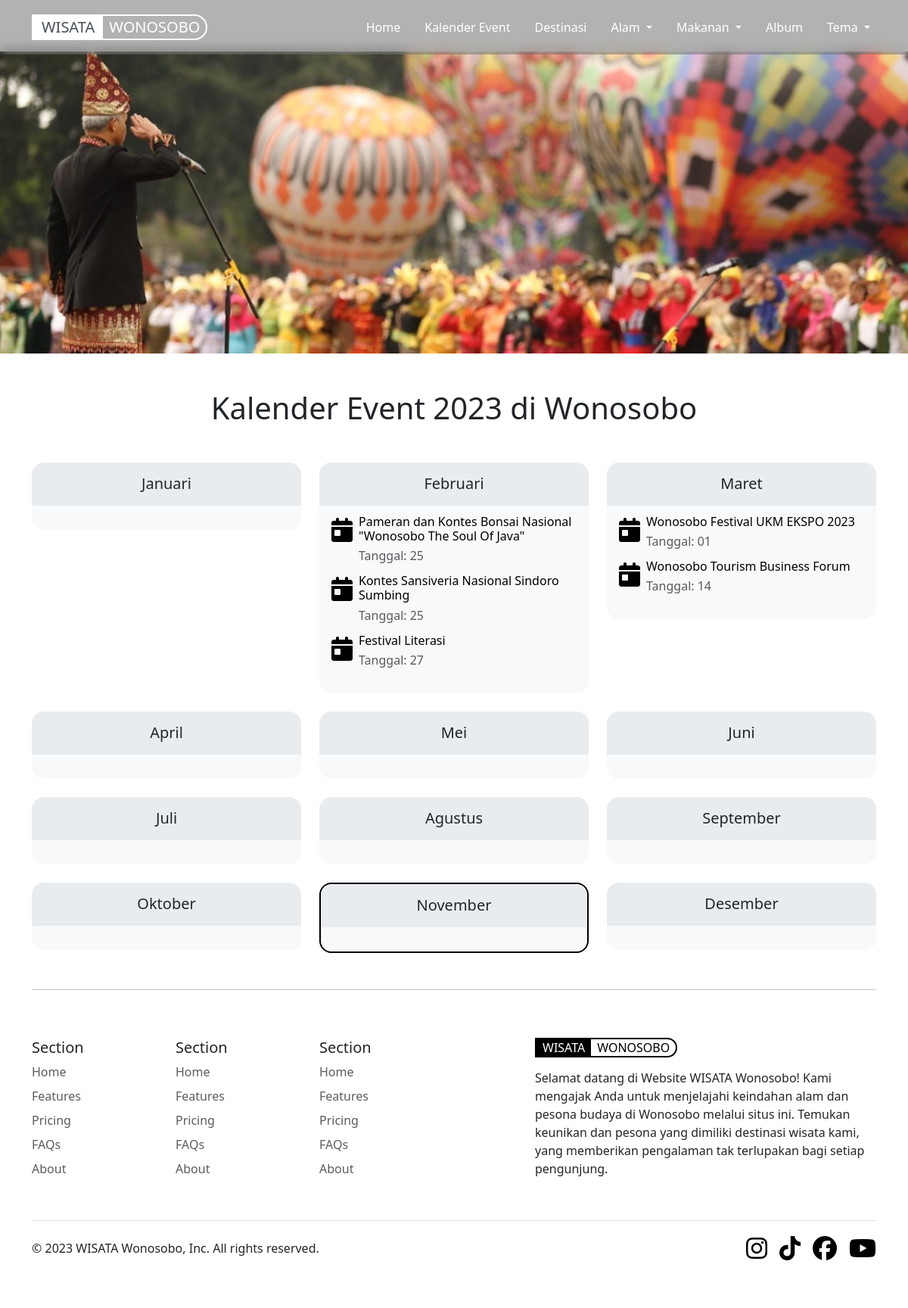
The app's page /kalender.php with its own data.
### tables this page shows
CREATE TABLE `tabel_kalender_event` (
  `kalender_event_id` int(11) NOT NULL,
  `img_kalender_event` text NOT NULL,
  `nama_event` varchar(255) NOT NULL,
  `deskripsi_event` text NOT NULL,
  `tempat_event` varchar(255) NOT NULL,
  `tanggal_event` date NOT NULL,
  `link_google_maps_event` varchar(500) NOT NULL
);

### kalender.php (the view, shortened to what this page needs)
<!DOCTYPE html>
<html lang="en" data-bs-theme="light">
<head>
    <link href="https://cdn.jsdelivr.net/npm/bootstrap@5.3.0/dist/css/bootstrap.min.css" rel="stylesheet">
    <link rel="stylesheet" href="https://cdn.jsdelivr.net/npm/bootstrap-icons@1.10.5/font/bootstrap-icons.css">
</head>
<body>
    <?php include 'navbar.php'; ?>
    <div>
        <img src="img/kalender/header.jpeg" class="w-100">
    </div>
    <div class="container my-5">
        <div class="text-center mb-5">
            <h1>Kalender Event 2023 di Wonosobo</h1>
        </div>
        <div class="row row-cols-1 row-cols-md-2 row-cols-lg-3 g-4">
            <div class="col">
                <div class="card <?php echo isTodayActive('01'); ?>">
                    <div class="card-body text-center rounded-top-4" style="background-color: var(--bs-secondary-bg);">
                        <span class="card-title h5">Januari</span>
                    </div>
                    <div class="card-body rounded-bottom-4" style="background-color: var(--bs-tertiary-bg);">
                    </div>
                </div>
            </div>
            <div class="col">
                <div class="card <?php echo isTodayActive('02'); ?>">
                    <div class="card-body text-center rounded-top-4" style="background-color: var(--bs-secondary-bg);">
                        <span class="card-title h5">Februari</span>
                    </div>
                    <div class="card-body rounded-bottom-4" style="background-color: var(--bs-tertiary-bg);">
                        <?php
                        include 'connect.php';
                        $currentYear = date('Y');
                        $query = "SELECT * FROM tabel_kalender_event WHERE MONTH(tanggal_event) = 2 AND YEAR(tanggal_event) = $currentYear ORDER BY tanggal_event ASC";
                        $datas = $conn->query($query);
                        foreach ($datas as $data) :
                        ?>
                            <a href="#" class="text-decoration-none link-body-emphasis" data-bs-toggle="modal" data-bs-target="#exampleModal<?= $data['kalender_event_id'] ?>">
                                <div class="card-text mb-3">
                                    <div class="d-flex align-items-start">
                                        <i class="fa-solid fa-calendar-day fa-2xl me-2 mt-3"></i>
                                        <div>
                                            <h6 class="card-subtitle mb-1"><?= $data['nama_event'] ?></h6>
                                            <span class="card-text text-body-secondary">Tanggal: <?= explode('-', $data['tanggal_event'])[2] ?></span>
                                        </div>
                                    </div>
                                </div>
                            </a>
                        <?php endforeach ?>
                    </div>
                </div>
            </div>
            <div class="col">
                <div class="card <?php echo isTodayActive('03'); ?>">
                    <div class="card-body text-center rounded-top-4" style="background-color: var(--bs-secondary-bg);">
                        <span class="card-title h5">Maret</span>
                    </div>
                    <div class="card-body rounded-bottom-4" style="background-color: var(--bs-tertiary-bg);">
                        <?php
                        include 'connect.php';
                        $currentYear = date('Y');
                        $query = "SELECT * FROM tabel_kalender_event WHERE MONTH(tanggal_event) = 3 AND YEAR(tanggal_event) = $currentYear ORDER BY tanggal_event ASC";
                        $datas = $conn->query($query);
                        foreach ($datas as $data) :
                        ?>
                            <a href="#" class="text-decoration-none link-body-emphasis" data-bs-toggle="modal" data-bs-target="#exampleModal<?= $data['kalender_event_id'] ?>">
                                <div class="card-text mb-3">
                                    <div class="d-flex align-items-start">
                                        <i class="fa-solid fa-calendar-day fa-2xl me-2 mt-3"></i>
                                        <div>
                                            <h6 class="card-subtitle mb-1"><?= $data['nama_event'] ?></h6>
                                            <span class="card-text text-body-secondary">Tanggal: <?= explode('-', $data['tanggal_event'])[2] ?></span>
                                        </div>
                                    </div>
                                </div>
                            </a>
                        <?php endforeach ?>
                    </div>
                </div>
            </div>
            <div class="col">
                <div class="card <?php echo isTodayActive('04'); ?>">
                    <div class="card-body text-center rounded-top-4" style="background-color: var(--bs-secondary-bg);">
                        <span class="card-title h5">April</span>
                    </div>
                    <div class="card-body rounded-bottom-4" style="background-color: var(--bs-tertiary-bg);">
                    </div>
                </div>
            </div>
            <div class="col">
                <div class="card <?php echo isTodayActive('05'); ?>">
                    <div class="card-body text-center rounded-top-4" style="background-color: var(--bs-secondary-bg);">
                        <span class="card-title h5">Mei</span>
                    </div>
                    <div class="card-body rounded-bottom-4" style="background-color: var(--bs-tertiary-bg);">
                    </div>
                </div>
            </div>
            <div class="col">
                <div class="card <?php echo isTodayActive('06'); ?>">
                    <div class="card-body text-center rounded-top-4" style="background-color: var(--bs-secondary-bg);">
                        <span class="card-title h5">Juni</span>
                    </div>
                    <div class="card-body rounded-bottom-4" style="background-color: var(--bs-tertiary-bg);">
                    </div>
                </div>
            </div>
            <div class="col">
                <div class="card <?php echo isTodayActive('07'); ?>">
                    <div class="card-body text-center rounded-top-4" style="background-color: var(--bs-secondary-bg);">
                        <span class="card-title h5">Juli</span>
                    </div>
                    <div class="card-body rounded-bottom-4" style="background-color: var(--bs-tertiary-bg);">
                    </div>
                </div>
            </div>
            <div class="col">
                <div class="card <?php echo isTodayActive('08'); ?>">
                    <div class="card-body text-center rounded-top-4" style="background-color: var(--bs-secondary-bg);">
                        <span class="card-title h5">Agustus</span>
                    </div>
                    <div class="card-body rounded-bottom-4" style="background-color: var(--bs-tertiary-bg);">
                    </div>
                </div>
            </div>
            <div class="col">
                <div class="card <?php echo isTodayActive('09'); ?>">
                    <div class="card-body text-center rounded-top-4" style="background-color: var(--bs-secondary-bg);">
                        <span class="card-title h5">September</span>
                    </div>
                    <div class="card-body rounded-bottom-4" style="background-color: var(--bs-tertiary-bg);">
                    </div>
                </div>
            </div>
            <div class="col">
                <div class="card <?php echo isTodayActive('10'); ?>">
                    <div class="card-body text-center rounded-top-4" style="background-color: var(--bs-secondary-bg);">
                        <span class="card-title h5">Oktober</span>
                    </div>
                    <div class="card-body rounded-bottom-4" style="background-color: var(--bs-tertiary-bg);">
                    </div>
                </div>
            </div>
            <div class="col">
                <div class="card <?php echo isTodayActive('11'); ?>">
                    <div class="card-body text-center rounded-top-4" style="background-color: var(--bs-secondary-bg);">
                        <span class="card-title h5">November</span>
                    </div>
                    <div class="card-body rounded-bottom-4" style="background-color: var(--bs-tertiary-bg);">
                    </div>
                </div>
            </div>
            <div class="col">
                <div class="card <?php echo isTodayActive('12'); ?>">
                    <div class="card-body text-center rounded-top-4" style="background-color: var(--bs-secondary-bg);">
                        <span class="card-title h5">Desember</span>
                    </div>
                    <div class="card-body rounded-bottom-4" style="background-color: var(--bs-tertiary-bg);">
                    </div>
                </div>
            </div>
        </div>
    </div>
    <?php include 'footer.php'; ?>
</body>
</html>
<?php
function isTodayActive($targetDate)
{
    $today = date('m');
    if ($today === $targetDate) {
        return 'active';
    } else {
        return '';
    }
}
?>

### records on screen
tabel_kalender_event: nama_event "Pameran dan Kontes Bonsai Nasional \"Wonosobo The Soul Of Java\"", tanggal_event "25"
tabel_kalender_event: nama_event "Kontes Sansiveria Nasional Sindoro Sumbing", tanggal_event "25"
tabel_kalender_event: nama_event "Festival Literasi", tanggal_event "27"
tabel_kalender_event: nama_event "Wonosobo Festival UKM EKSPO 2023", tanggal_event "01"
tabel_kalender_event: nama_event "Wonosobo Tourism Business Forum", tanggal_event "14"
